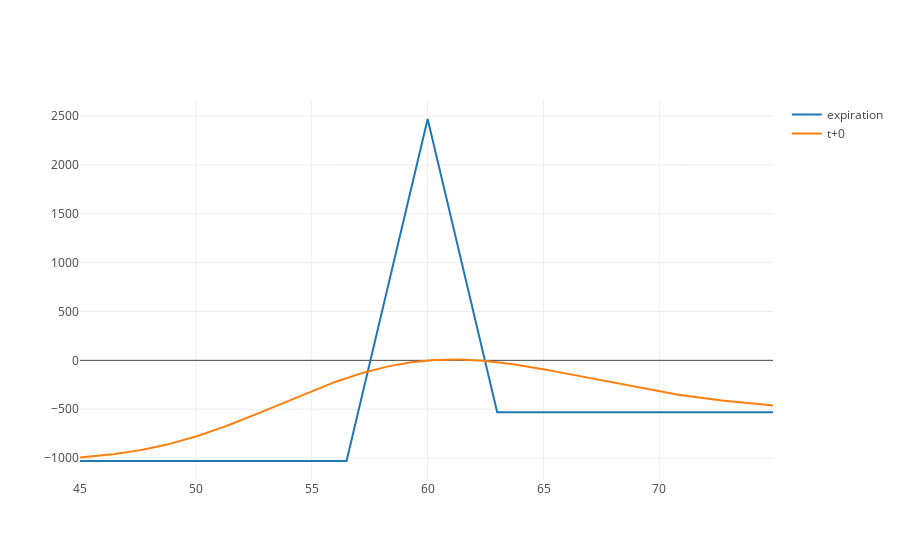

Notebook code cell kept with this figure:
### Code cell
p00 = option(56.5,750,'P', 1,1)
p01 = option(60,1695,'P', 2,-1)
p02 = option(63,3170,'P', 1,1)

options = [p00, p01, p02]

underlying  = [p/10 for p in range(450, 750)]
vals = []
theoVals = []

for val in underlying:
    tot_val = 0.0    
    for contract in options:            
        if val > contract.strike:
            tot_val += (0 -  contract.price) * contract.action * contract.units;
        else:
            tot_val += (((contract.strike - val)*1000) - contract.price) * contract.action * contract.units
    vals.append(tot_val)    

for val in underlying:
    tot_val = 0.0    
    for contract in options:
        calc = mibian.BS([val, contract.strike, 1.45, 56], volatility = contract.impliedVolatility)
        tot_val += ((calc.putPrice * 1000) - contract.price) * contract.action * contract.units
        
    theoVals.append(tot_val)
       
trace0 = go.Scatter(x=underlying,y=vals,mode = 'lines',name = 'expiration')
trace1 = go.Scatter(x=underlying,y=theoVals,mode = 'lines',name = 't+0')
data = [trace0,trace1]
plotly.offline.iplot(data, filename='line-mode')

### Figure 1 — Plotly figure (JSON) as saved in the notebook; plotly's stock layout.template omitted (floating-point values rounded to 4 significant figures; data arrays with more than 128 entries replaced by an {"elided": "..."} marker saying what was removed)
{"data": [{"mode": "lines", "name": "expiration", "type": "scatter", "x": {"elided": "300 float values"}, "y": {"elided": "300 float values"}}, {"mode": "lines", "name": "t+0", "type": "scatter", "x": {"elided": "300 float values"}, "y": {"elided": "300 float values"}}], "layout": {}}
